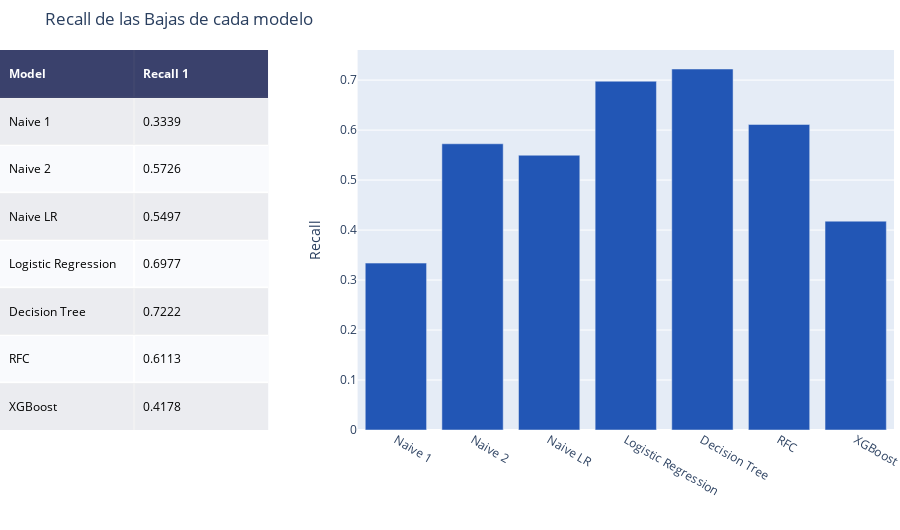

The cell this chart's notebook holds for it:
### Markdown cell above
### Results Resume

### Code cell
import plotly.graph_objs as go
import plotly.figure_factory as ff

# Add table data
table_data = [['Model', 'Recall 1'],
              ['Naive 1', recall_naive1],
              ['Naive 2', recall_naive2],
              ['Naive LR', recall_naivelr],
              ['Logistic Regression', recall_lr],
              ['Decision Tree', recall_dt],
              ['RFC', recall_rfc],
              ['XGBoost', recall_xgb]]

fig = ff.create_table(table_data, height_constant=60)

models = ['Naive 1', 'Naive 2', 'Naive LR', 'Logistic Regression', 'Decision Tree', 'RFC', 'XGBoost']
recalls = [recall_naive1, recall_naive2, recall_naivelr, recall_lr, recall_dt, recall_rfc, recall_xgb]
              
# Make traces for graph
fig.add_trace(go.Bar(x=models, y=recalls,
                    marker=dict(color='#2256b5'),
                    name='Recall',
                    xaxis='x2', yaxis='y2'))

fig.update_layout(
    title_text = 'Recall de las Bajas de cada modelo',
    margin = {'t':50, 'b':100},
    xaxis = {'domain': [0, .3]},
    xaxis2 = {'domain': [0.4, 1.]},
    yaxis2 = {'anchor': 'x2', 'title': 'Recall'}
)

fig.show()

### Figure 1 — Plotly figure (JSON) as saved in the notebook; plotly's stock layout.template omitted (floating-point values rounded to 4 significant figures)
{"data": [{"colorscale": [[0, "#00083e"], [0.5, "#ededee"], [1, "#ffffff"]], "hoverinfo": "none", "opacity": 0.75, "showscale": false, "type": "heatmap", "z": [[0, 0], [0.5, 0.5], [1, 1], [0.5, 0.5], [1, 1], [0.5, 0.5], [1, 1], [0.5, 0.5]]}, {"marker": {"color": "#2256b5"}, "name": "Recall", "type": "bar", "x": ["Naive 1", "Naive 2", "Naive LR", "Logistic Regression", "Decision Tree", "RFC", "XGBoost"], "xaxis": "x2", "y": [0.3339, 0.5726, 0.5497, 0.6977, 0.7222, 0.6113, 0.4178], "yaxis": "y2"}], "layout": {"annotations": [{"align": "left", "font": {"color": "#ffffff"}, "showarrow": false, "text": "<b>Model</b>", "x": -0.45, "xanchor": "left", "xref": "x", "y": 0, "yref": "y"}, {"align": "left", "font": {"color": "#ffffff"}, "showarrow": false, "text": "<b>Recall 1</b>", "x": 0.55, "xanchor": "left", "xref": "x", "y": 0, "yref": "y"}, {"align": "left", "font": {"color": "#000000"}, "showarrow": false, "text": "Naive 1", "x": -0.45, "xanchor": "left", "xref": "x", "y": 1, "yref": "y"}, {"align": "left", "font": {"color": "#000000"}, "showarrow": false, "text": "0.3339", "x": 0.55, "xanchor": "left", "xref": "x", "y": 1, "yref": "y"}, {"align": "left", "font": {"color": "#000000"}, "showarrow": false, "text": "Naive 2", "x": -0.45, "xanchor": "left", "xref": "x", "y": 2, "yref": "y"}, {"align": "left", "font": {"color": "#000000"}, "showarrow": false, "text": "0.5726", "x": 0.55, "xanchor": "left", "xref": "x", "y": 2, "yref": "y"}, {"align": "left", "font": {"color": "#000000"}, "showarrow": false, "text": "Naive LR", "x": -0.45, "xanchor": "left", "xref": "x", "y": 3, "yref": "y"}, {"align": "left", "font": {"color": "#000000"}, "showarrow": false, "text": "0.5497", "x": 0.55, "xanchor": "left", "xref": "x", "y": 3, "yref": "y"}, {"align": "left", "font": {"color": "#000000"}, "showarrow": false, "text": "Logistic Regression", "x": -0.45, "xanchor": "left", "xref": "x", "y": 4, "yref": "y"}, {"align": "left", "font": {"color": "#000000"}, "showarrow": false, "text": "0.6977", "x": 0.55, "xanchor": "left", "xref": "x", "y": 4, "yref": "y"}, {"align": "left", "font": {"color": "#000000"}, "showarrow": false, "text": "Decision Tree", "x": -0.45, "xanchor": "left", "xref": "x", "y": 5, "yref": "y"}, {"align": "left", "font": {"color": "#000000"}, "showarrow": false, "text": "0.7222", "x": 0.55, "xanchor": "left", "xref": "x", "y": 5, "yref": "y"}, {"align": "left", "font": {"color": "#000000"}, "showarrow": false, "text": "RFC", "x": -0.45, "xanchor": "left", "xref": "x", "y": 6, "yref": "y"}, {"align": "left", "font": {"color": "#000000"}, "showarrow": false, "text": "0.6113", "x": 0.55, "xanchor": "left", "xref": "x", "y": 6, "yref": "y"}, {"align": "left", "font": {"color": "#000000"}, "showarrow": false, "text": "XGBoost", "x": -0.45, "xanchor": "left", "xref": "x", "y": 7, "yref": "y"}, {"align": "left", "font": {"color": "#000000"}, "showarrow": false, "text": "0.4178", "x": 0.55, "xanchor": "left", "xref": "x", "y": 7, "yref": "y"}], "height": 530, "margin": {"b": 100, "l": 0, "r": 0, "t": 50}, "title": {"text": "Recall de las Bajas de cada modelo"}, "xaxis": {"domain": [0, 0.3], "dtick": 1, "gridwidth": 2, "showticklabels": false, "tick0": -0.5, "ticks": "", "zeroline": false}, "xaxis2": {"domain": [0.4, 1]}, "yaxis": {"autorange": "reversed", "dtick": 1, "gridwidth": 2, "showticklabels": false, "tick0": 0.5, "ticks": "", "zeroline": false}, "yaxis2": {"anchor": "x2", "title": {"text": "Recall"}}}}
